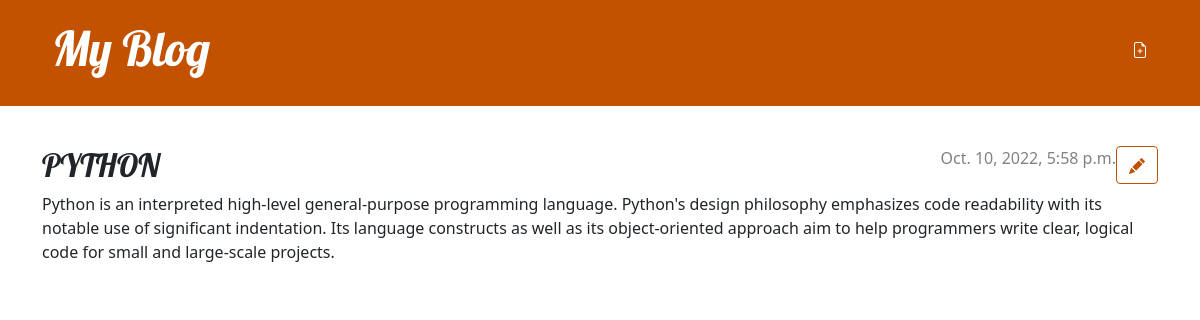
The app's page /post/1/ with its own data.
### blogs/models.py (models this page shows, shortened)
class Post (models.Model):
    author = models.ForeignKey(settings.AUTH_USER_MODEL, on_delete=models.CASCADE)
    title = models.CharField(max_length=200)
    text = models.TextField()
    created_date = models.DateTimeField(default=timezone.now)
    published_date = models.DateTimeField(blank=True, null=True)

### blogs/views.py (the view)
# urls.py: path('post/<int:pk>/',views.post_detail, name='post_detail'),
def post_detail(request, pk):
    post = get_object_or_404(Post, pk=pk)
    return render(request, 'blogs/post_detail.html', {'post': post})

### blogs/templates/blogs/post_detail.html (shortened to what this page needs)
{% extends 'blogs/base.html' %}
{% block content %}
    <article class="post">
        <aside class="actions">
            <a class="btn btn-secondary" href="{% url 'post_edit' pk=post.pk %}">
            </a>
        </aside>
        {% if post.published_date %}
            <time class="date">
                {{ post.published_date }}
            </time>
        {% endif %}
        <h2>{{ post.title }}</h2>
        <p>{{ post.text|linebreaksbr }}</p>
    </article>
{% endblock %}

### blogs/static/css/blog.css (style rules this page uses)
h1, h2, h3, h4 { font-family: 'Lobster', cursive; }
.date { color: #828282; }
.post { margin-bottom: 70px; }
.post > .date, .post > .actions { float: right; }
.btn-secondary, .btn-secondary:visited { color: #C25100; background: none; border-color: #C25100; }

### records on screen
Post: published_date "Oct. 10, 2022, 5:58 p.m.", title "PYTHON", text "Python is an interpreted high-level general-purpose programming language. Python's design philosophy emphasizes code readability with its notable use of significant indentation. Its language constructs as well as its object-oriented approach aim to help programmers write clear, logical code for small and large-scale projects."
